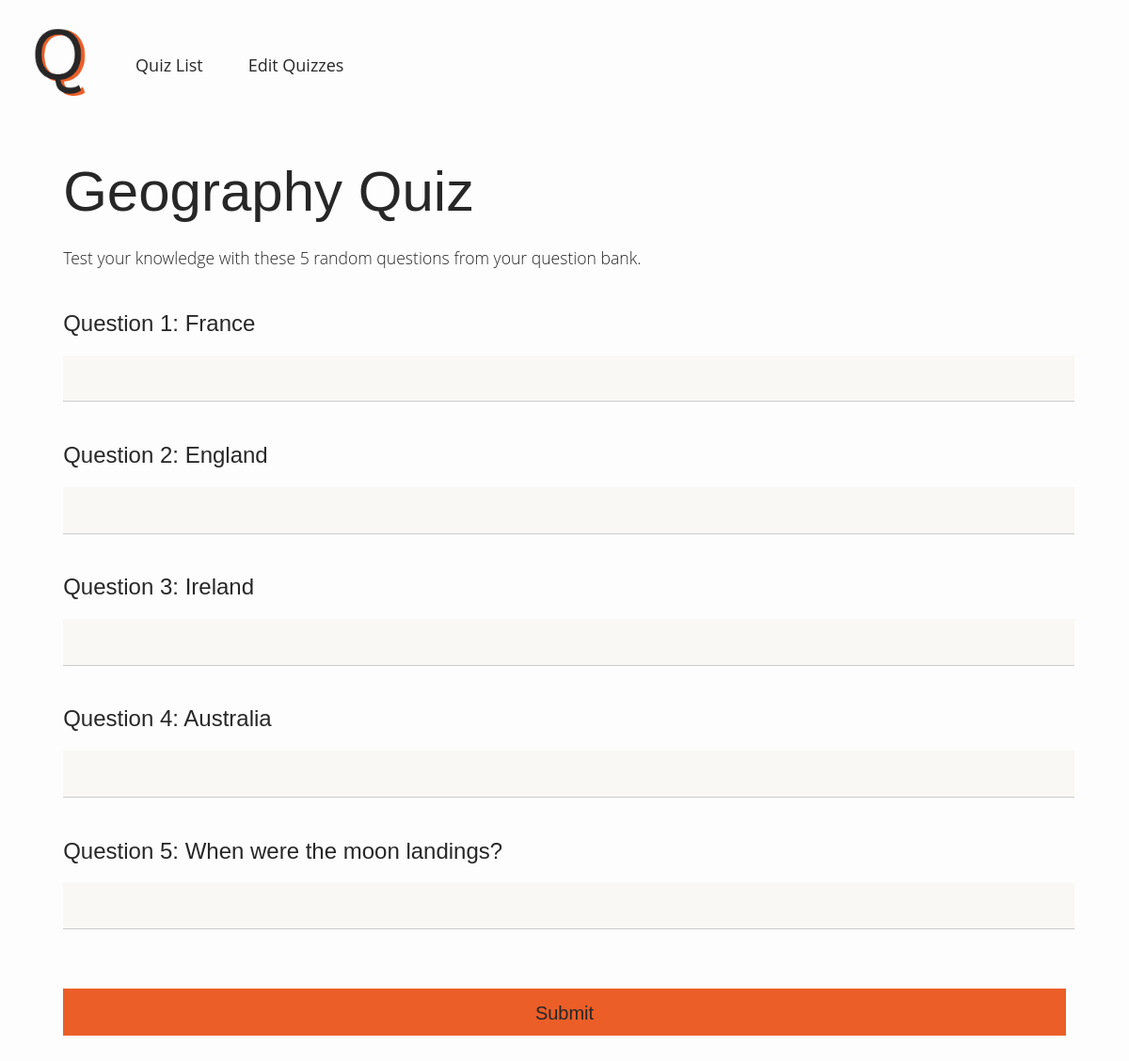
The page / on the database its author committed.
### app/models.py (models this page shows, shortened)
class Question(db.Model):
    id = db.Column(db.Integer, primary_key=True)
    question = db.Column(db.String(120), index=True, unique=False)
    answer = db.Column(db.String(120), index=True, unique=False)
    quiz_id = db.Column(db.Integer, db.ForeignKey("quiz.id"))

### app/routes.py (the view)
@app.route("/", methods=["GET"])
def quiz():
	questions = Question.query.all()
	quiz_list = random.sample(questions, 5)
	ordered_quiz_list = sorted(quiz_list, key=lambda x: x.id)
	return render_template("main.html", questions=ordered_quiz_list)

### app/templates/main.html (shortened to what this page needs)
{% extends "base.html" %}
{% block body %}
<div class="quiz">
	<h1>Geography Quiz</h1>
	<p class="tagline">Test your knowledge with these 5 random questions from your question bank.</p>
	<div id="quiz-body">
		<form action="{{ url_for('show_result') }}" method="POST">
			{% for question in questions %}
				<h2>Question {{ loop.index }}: {{ question.question }}</h2>
				<input type="text" name="{{ question.id }}" autocomplete="off">
				<br>
			{% endfor %}
			<input type="submit" value="Submit">
		</form>
	</div>
</div>
{% endblock %}

### app/static/css/main.css (style rules this page uses)
body { align-items: left; background-color: #FDFDFD; }
h1 { font-family: Work Sans, sans-serif; font-weight: 300; font-size: 3.75em; margin-bottom: 0.4em; color: #272727; }
h2 { font-family: Work Sans, sans-serif; font-weight: 500; font-size: 1.5em; color: #272727; }
p { font-family: Open Sans, sans-serif; margin-bottom: 0px; font-size: 1.1em; font-weight: 300; color: #272727; }
input { width: 100%; margin-bottom: 1.3em; }
input[type="text"], textarea { background-color: #F9F8F5; border: none; border-bottom: 1px solid #cccccc; height: 1.75em; font-family: Open Sans, sans-serif; padding: 0.5em 0em 0.5em 0.5em; font-size: 1.1em; font-weight: 300; }
input[type="submit"], textarea, button { background-color: #EB5E28; border: none; padding: 0.75em; height: 2.5em; margin-top: 2em; font-family: Work Sans, sans-serif; font-weight: 400; font-size: 1.25em; text-decoration: none; color: #272727; }
.quiz { margin-left: 5%; margin-right: 5%; }
.tagline { margin-bottom: 2.5em; }

### rows shown on the page
Question: question "France"
Question: question "England"
Question: question "Ireland"
Question: question "Australia"
Question: question "When were the moon landings?"
